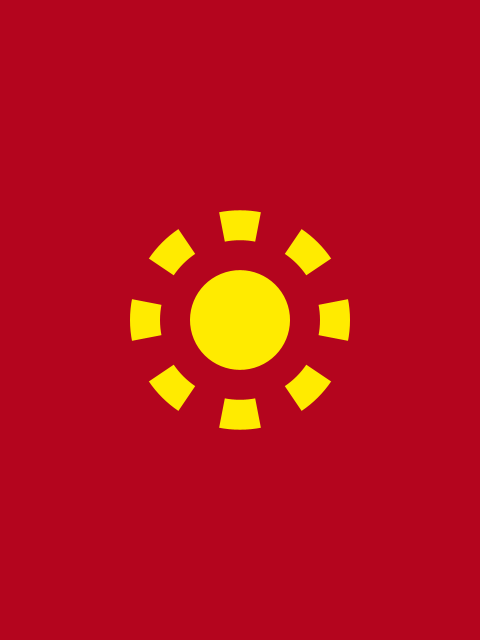
Frame 1 (no input)
Frame 2 (the mouse pressed at the canvas centre, redrawn once): identical to frame 1, image omitted

The Processing sketch that drew this single still picture (run headless with seeded random() and noise(); the mouse was pressed at the canvas centre and the sketch redrawn once):

// Processing sketch: iron_man
// ── iron_man.pde
// Manuale di Programmazione Cinematografica
// Daniele Olmisani, 2016

// Iron Man (2008)


final color PAPER = color(180, 5, 30);
final color INK = color(255, 235, 0);


void setup() {
  size(480, 640);
  noLoop();
}


void draw() {
  
  float s = min(width, height);
  
  translate(width/2.0, height/2.0);
  scale(s / 480, (-1.33*s) / 640);
  
  background(PAPER);
  
  noStroke();
  
  ellipseMode(CENTER);
  
  fill(INK);
  ellipse(0, 0, 220, 220);
  
  fill(PAPER);
  ellipse(0, 0, 160, 160);
  
  rotate(TWO_PI/16);
  
  fill(PAPER);
  for (int i=0; i<8; i++) {
    rotate(TWO_PI/8);
    quad(0, 0, 220, 45, 220, -45, 0, 0);
  }
  
  fill(INK);
  ellipse(0, 0, 100, 100);
  
  save("iron-man.png");
}
